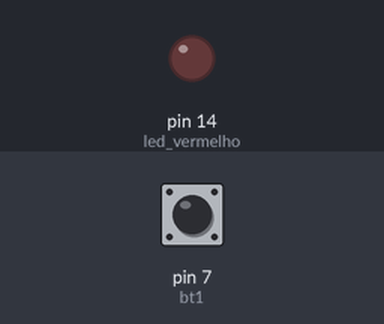
A sketch run on a simulated Arduino Uno, built with avr-gcc and run on an emulated ATmega328P. Shown: output pins drawn as LEDs (lit = HIGH). Inputs (shaded band) come from the test bench; at power-on: pin 7 (bt1) HIGH.

Above: at 1.2 s.
1.3 s: pin 7 (bt1) pulled LOW for 0.15 s
At 1.37 s:
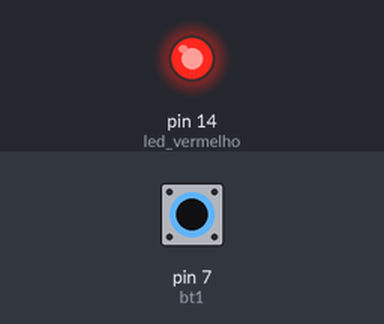
2.9 s: pin 7 (bt1) pulled LOW for 3.2 s
At 7.1 s:
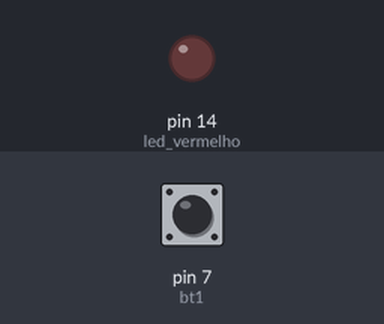
Timing chart, 0 to 8.6 s (numbered marks = the images above; inputs shaded):
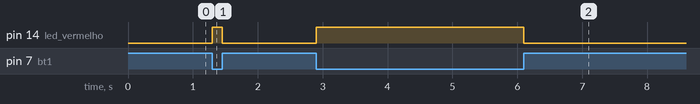

The sketch:

leitura_de_tecla_vermelho.ino
```cpp
/*
    Autor(a): Diana Santos - Franzininho
    Data: 08/08/23
    Título:Exemplo 4 - Pressione e Brilhe: Explorando Interação com Botões e LEDs
    Descrição:Neste exemplo vamos  criar um painel onde deve incluir um botão que ao
    pressionar, acenderá o led vermelho.
*/


const int led_vermelho = 14; //pino para acionar led vermelho
const int bt1 = 7; //pino para o botão
int val = 0; // val será utilizado para armazenar o estado do pino

void setup(){
  pinMode(led_vermelho,OUTPUT); //configura o led vermelho como saída
  pinMode(bt1,INPUT_PULLUP); //configura o botão como entrada
}
void loop (){
val = digitalRead(bt1); // lê e armazena o valor de entrada
digitalWrite(led_vermelho, !val); //aciona led vermelho conforme valor lido no botão
}
```

Measured:
- after the input at 1.3 s, pin 14 (led_vermelho): LOW → HIGH at once, → LOW 0.15 s later
- after the input at 2.9 s, pin 14 (led_vermelho): LOW → HIGH at once, → LOW 3.2 s later
